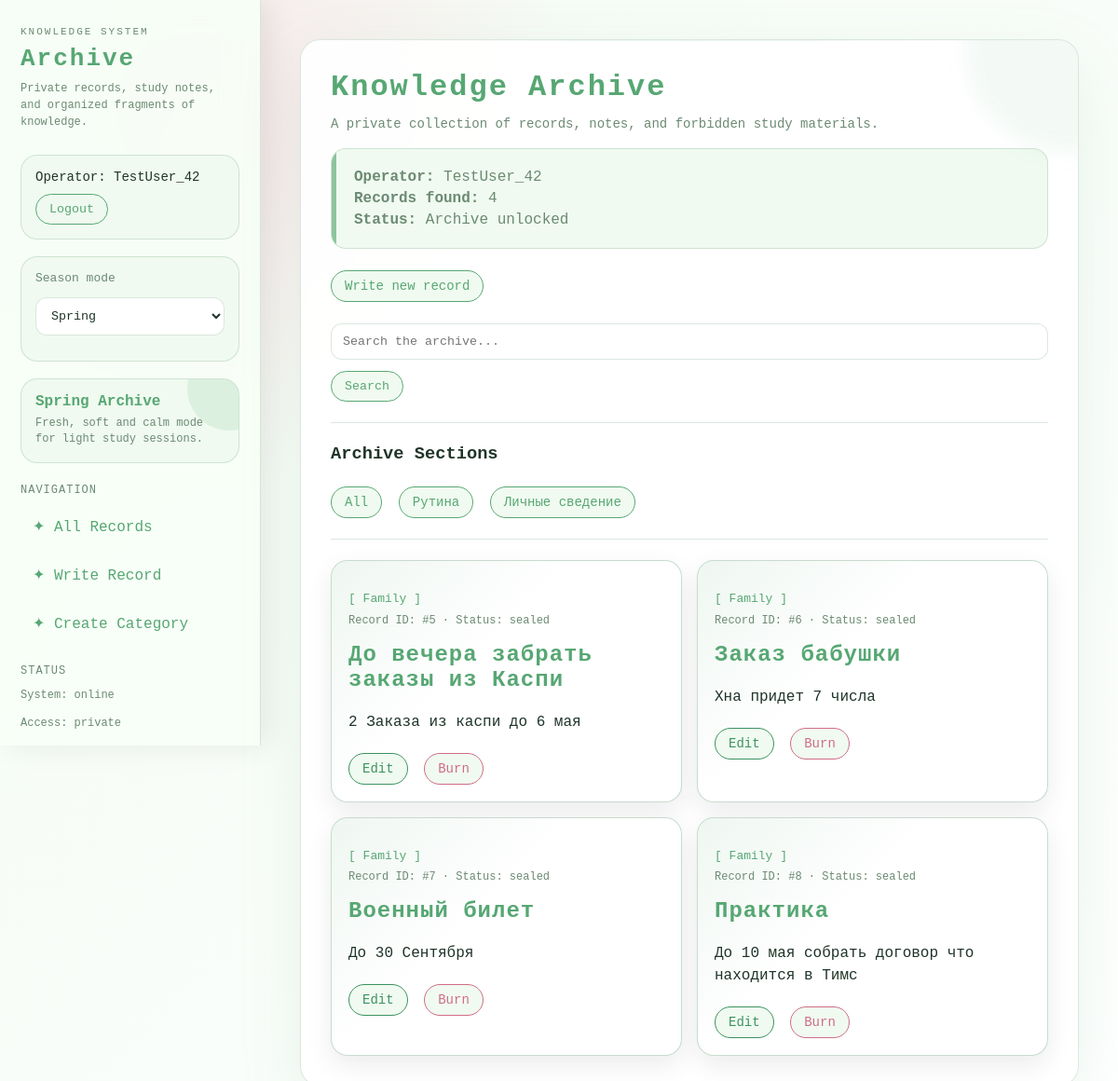
Screenshot of / (signed in) with the database file from the repository.
### notes/models.py (models this page shows, shortened)
class Category(models.Model):
    user = models.ForeignKey(User, on_delete=models.CASCADE, null=True, blank=True)
    name = models.CharField(max_length=100)
    def __str__(self):
        return self.name

class Note(models.Model):
    title = models.CharField(max_length=200)
    content = models.TextField()
    category = models.ForeignKey(Category, on_delete=models.CASCADE)
    user = models.ForeignKey(User, on_delete=models.CASCADE, null=True, blank=True)

### notes/views.py (the view)
# urls.py: path('', note_list, name='note_list'),
@login_required
def note_list(request):
    category_id = request.GET.get('category')
    query = request.GET.get('q')
    notes = Note.objects.filter(user=request.user)
    categories = Category.objects.filter(user=request.user)
    if category_id:
        notes = notes.filter(category_id=category_id)
    if query:
        notes = notes.filter(
            Q(title__icontains=query) | Q(content__icontains=query)
        )
    return render(request, 'notes/note_list.html', {
        'notes': notes,
        'categories': categories,
        'query': query,
    })

### notes/templates/notes/note_list.html
{% extends 'notes/base.html' %}
{% block content %}
    <h1>Knowledge Archive</h1>
    <p class="subtitle">A private collection of records, notes, and forbidden study materials.</p>
<div class="archive-panel">
    <p><strong>Operator:</strong> {{ user.username }}</p>
    <p><strong>Records found:</strong> {{ notes|length }}</p>
    <p><strong>Status:</strong> Archive unlocked</p>
</div>
    <a class="btn btn-create" href="{% url 'note_create' %}">Write new record</a>
    <form method="get" class="search-form">
        <input type="text" name="q" placeholder="Search the archive..." value="{{ query|default:'' }}">
        <button type="submit">Search</button>
    </form>
    <hr>
    <h3>Archive Sections</h3>
    <a class="btn btn-create" href="{% url 'note_list' %}">All</a>
    {% for category in categories %}
        <a class="btn btn-create" href="?category={{ category.id }}">
            {{ category.name }}
        </a>
    {% endfor %}
    <hr>
    <div class="note-grid">
    {% for note in notes %}
        <div class="note">
            <p class="note-category">[ {{ note.category }} ]</p>
            <p class="note-meta">Record ID: #{{ note.id }} · Status: sealed</p>
            <h2>{{ note.title }}</h2>
            <p>{{ note.content }}</p>
            <div style="margin-top: 14px;">
                <a class="btn btn-edit" href="{% url 'note_update' note.id %}">Edit</a>
                <a class="btn btn-delete" href="{% url 'note_delete' note.id %}">Burn</a>
            </div>
        </div>
    {% empty %}
        <div class="empty-state">
            No records found.
        </div>
    {% endfor %}
</div>
{% endblock %}

### notes/templates/notes/base.html (shortened to what this page needs)
<!DOCTYPE html>
<html>
<head>
</head>
<body data-theme="spring">
    <div class="season-layer" id="season-layer"></div>
    <div class="app-layout">
        <aside class="sidebar">
            <div class="brand">
                <div class="brand-kicker">Knowledge System</div>
                <h1 class="brand-title">Archive</h1>
                <p class="brand-subtitle">
                    Private records, study notes, and organized fragments of knowledge.
                </p>
            </div>
            <div class="user-panel">
                {% if user.is_authenticated %}
                    <p>Operator: {{ user.username }}</p>
                    <form method="post" action="{% url 'logout' %}">
                        <button type="submit">Logout</button>
                    </form>
                {% else %}
                    <p>Access required</p>
                    <a class="btn btn-create" href="{% url 'login' %}">Login</a>
                    <a class="btn btn-edit" href="{% url 'register' %}">Register</a>
                {% endif %}
            </div>
            <div class="theme-box">
                <label for="theme-select">Season mode</label>
                <select id="theme-select">
                    <option value="spring">Spring</option>
                </select>
            </div>
            <div class="season-card">
                <div class="season-name" id="season-name">Spring Archive</div>
                <div class="season-text" id="season-text">
                </div>
            </div>
            <div class="nav-section-title">Navigation</div>
            <a class="nav-link" href="{% url 'note_list' %}">✦ All Records</a>
            <a class="nav-link" href="{% url 'note_create' %}">✦ Write Record</a>
            <a class="nav-link" href="{% url 'category_create' %}">✦ Create Category</a>
            <div class="nav-section-title">Status</div>
            <p class="brand-subtitle">System: online</p>
            <p class="brand-subtitle">Access: private</p>
        </aside>
        <main class="main">
            <div class="content-shell">
                <div class="page-card">
                    {% block content %}
                    {% endblock %}
                </div>
            </div>
        </main>
    </div>
</body>
</html>

### rows the page displays
Category: name "Рутина"
Category: name "Личные сведение"
Note: category "Family", id "5", title "До вечера забрать заказы из Каспи", content "2 Заказа из каспи до 6 мая"
Note: category "Family", id "6", title "Заказ бабушки", content "Хна придет 7 числа"
Note: category "Family", id "7", title "Военный билет", content "До 30 Сентября"
Note: category "Family", id "8", title "Практика", content "До 10 мая собрать договор что находится в Тимс"

### other values shown
{{ user.username }} "TestUser_42"
{{ notes|length }} "4"
